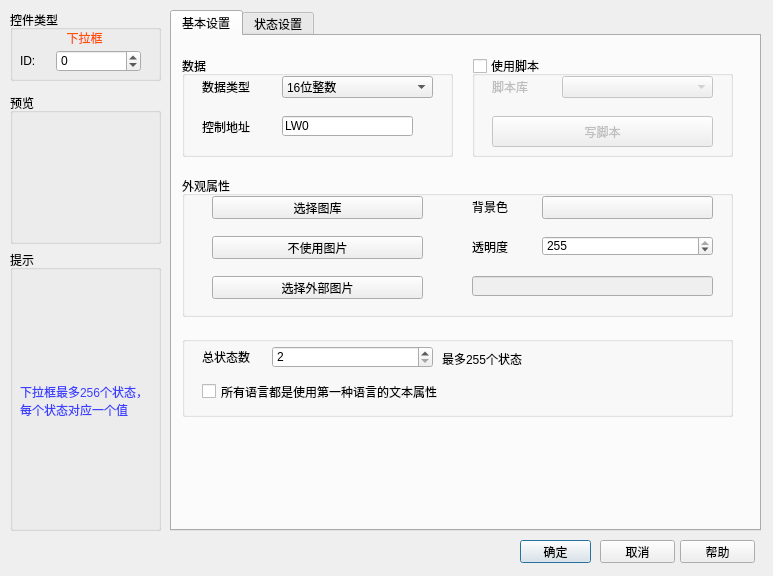
<?xml version="1.0" encoding="UTF-8"?>
<ui version="4.0">
 <class>AkComboBox</class>
 <widget class="QDialog" name="AkComboBox">
  <property name="geometry">
   <rect>
    <x>0</x>
    <y>0</y>
    <width>773</width>
    <height>576</height>
   </rect>
  </property>
  <property name="windowTitle">
   <string>Dialog</string>
  </property>
  <widget class="QPushButton" name="accept">
   <property name="geometry">
    <rect>
     <x>520</x>
     <y>540</y>
     <width>71</width>
     <height>23</height>
    </rect>
   </property>
   <property name="text">
    <string>确定</string>
   </property>
   <property name="checkable">
    <bool>false</bool>
   </property>
   <property name="default">
    <bool>true</bool>
   </property>
  </widget>
  <widget class="QPushButton" name="help">
   <property name="geometry">
    <rect>
     <x>680</x>
     <y>540</y>
     <width>75</width>
     <height>23</height>
    </rect>
   </property>
   <property name="focusPolicy">
    <enum>Qt::NoFocus</enum>
   </property>
   <property name="text">
    <string>帮助</string>
   </property>
  </widget>
  <widget class="QGroupBox" name="groupBox_ctlType">
   <property name="geometry">
    <rect>
     <x>10</x>
     <y>10</y>
     <width>151</width>
     <height>71</height>
    </rect>
   </property>
   <property name="title">
    <string>控件类型</string>
   </property>
   <widget class="QLabel" name="label_ctlType">
    <property name="geometry">
     <rect>
      <x>9</x>
      <y>17</y>
      <width>131</width>
      <height>21</height>
     </rect>
    </property>
    <property name="styleSheet">
     <string notr="true">color: rgb(255, 80, 0);</string>
    </property>
    <property name="text">
     <string>下拉框</string>
    </property>
    <property name="alignment">
     <set>Qt::AlignCenter</set>
    </property>
   </widget>
   <widget class="QWidget" name="layoutWidget">
    <property name="geometry">
     <rect>
      <x>10</x>
      <y>40</y>
      <width>121</width>
      <height>22</height>
     </rect>
    </property>
    <layout class="QHBoxLayout" name="horizontalLayout">
     <item>
      <widget class="QLabel" name="label_9">
       <property name="maximumSize">
        <size>
         <width>30</width>
         <height>16777215</height>
        </size>
       </property>
       <property name="text">
        <string>ID:</string>
       </property>
      </widget>
     </item>
     <item>
      <widget class="QSpinBox" name="spinBox_3">
       <property name="minimum">
        <number>-1</number>
       </property>
       <property name="maximum">
        <number>100000</number>
       </property>
      </widget>
     </item>
    </layout>
   </widget>
  </widget>
  <widget class="QGroupBox" name="groupBox_prompt">
   <property name="geometry">
    <rect>
     <x>10</x>
     <y>250</y>
     <width>151</width>
     <height>281</height>
    </rect>
   </property>
   <property name="title">
    <string>提示</string>
   </property>
   <widget class="QLabel" name="label">
    <property name="geometry">
     <rect>
      <x>10</x>
      <y>40</y>
      <width>131</width>
      <height>221</height>
     </rect>
    </property>
    <property name="styleSheet">
     <string notr="true">color: rgb(60, 63, 255);</string>
    </property>
    <property name="text">
     <string>下拉框最多256个状态，每个状态对应一个值</string>
    </property>
    <property name="wordWrap">
     <bool>true</bool>
    </property>
   </widget>
  </widget>
  <widget class="QGroupBox" name="groupBox_preview">
   <property name="geometry">
    <rect>
     <x>10</x>
     <y>93</y>
     <width>151</width>
     <height>151</height>
    </rect>
   </property>
   <property name="title">
    <string>预览</string>
   </property>
   <widget class="QGraphicsView" name="graphicsView">
    <property name="geometry">
     <rect>
      <x>10</x>
      <y>20</y>
      <width>131</width>
      <height>121</height>
     </rect>
    </property>
    <property name="styleSheet">
     <string notr="true">background-color: rgba(255, 255, 255, 0);</string>
    </property>
   </widget>
  </widget>
  <widget class="QTabWidget" name="tabWidget">
   <property name="geometry">
    <rect>
     <x>170</x>
     <y>10</y>
     <width>591</width>
     <height>521</height>
    </rect>
   </property>
   <property name="toolTip">
    <string/>
   </property>
   <property name="whatsThis">
    <string/>
   </property>
   <property name="currentIndex">
    <number>0</number>
   </property>
   <widget class="QWidget" name="tab">
    <attribute name="title">
     <string>基本设置</string>
    </attribute>
    <widget class="QGroupBox" name="groupBox">
     <property name="geometry">
      <rect>
       <x>10</x>
       <y>140</y>
       <width>551</width>
       <height>141</height>
      </rect>
     </property>
     <property name="title">
      <string>外观属性</string>
     </property>
     <widget class="QPushButton" name="btn_lib">
      <property name="geometry">
       <rect>
        <x>30</x>
        <y>20</y>
        <width>211</width>
        <height>23</height>
       </rect>
      </property>
      <property name="text">
       <string>选择图库</string>
      </property>
     </widget>
     <widget class="QLabel" name="label_Trans">
      <property name="geometry">
       <rect>
        <x>290</x>
        <y>60</y>
        <width>61</width>
        <height>21</height>
       </rect>
      </property>
      <property name="text">
       <string>透明度</string>
      </property>
     </widget>
     <widget class="QPushButton" name="btn_picture">
      <property name="geometry">
       <rect>
        <x>30</x>
        <y>100</y>
        <width>211</width>
        <height>23</height>
       </rect>
      </property>
      <property name="text">
       <string>选择外部图片</string>
      </property>
     </widget>
     <widget class="QLineEdit" name="edit_path">
      <property name="enabled">
       <bool>false</bool>
      </property>
      <property name="geometry">
       <rect>
        <x>290</x>
        <y>100</y>
        <width>241</width>
        <height>20</height>
       </rect>
      </property>
     </widget>
     <widget class="QLabel" name="label_color">
      <property name="geometry">
       <rect>
        <x>290</x>
        <y>21</y>
        <width>61</width>
        <height>20</height>
       </rect>
      </property>
      <property name="text">
       <string>背景色</string>
      </property>
     </widget>
     <widget class="QSpinBox" name="spin_Trans">
      <property name="geometry">
       <rect>
        <x>360</x>
        <y>60</y>
        <width>171</width>
        <height>20</height>
       </rect>
      </property>
      <property name="minimum">
       <number>0</number>
      </property>
      <property name="maximum">
       <number>255</number>
      </property>
      <property name="value">
       <number>255</number>
      </property>
     </widget>
     <widget class="QPushButton" name="btn_no">
      <property name="geometry">
       <rect>
        <x>30</x>
        <y>60</y>
        <width>211</width>
        <height>23</height>
       </rect>
      </property>
      <property name="text">
       <string>不使用图片</string>
      </property>
     </widget>
     <widget class="QPushButton" name="btn_backcolor">
      <property name="geometry">
       <rect>
        <x>360</x>
        <y>20</y>
        <width>171</width>
        <height>23</height>
       </rect>
      </property>
      <property name="text">
       <string/>
      </property>
     </widget>
    </widget>
    <widget class="QGroupBox" name="groupBox_2">
     <property name="geometry">
      <rect>
       <x>10</x>
       <y>20</y>
       <width>271</width>
       <height>101</height>
      </rect>
     </property>
     <property name="title">
      <string>数据</string>
     </property>
     <widget class="QPushButton" name="pushButton_timeAddr">
      <property name="geometry">
       <rect>
        <x>230</x>
        <y>60</y>
        <width>21</width>
        <height>21</height>
       </rect>
      </property>
      <property name="text">
       <string/>
      </property>
      <property name="icon">
       <iconset resource="../../resourse.qrc">
        <normaloff>:/addressintput/images/address.bmp</normaloff>:/addressintput/images/address.bmp</iconset>
      </property>
      <property name="flat">
       <bool>true</bool>
      </property>
     </widget>
     <widget class="QLabel" name="label_3">
      <property name="geometry">
       <rect>
        <x>20</x>
        <y>20</y>
        <width>71</width>
        <height>21</height>
       </rect>
      </property>
      <property name="text">
       <string>数据类型</string>
      </property>
     </widget>
     <widget class="QLineEdit" name="lineEdit_timeAddr">
      <property name="geometry">
       <rect>
        <x>100</x>
        <y>60</y>
        <width>131</width>
        <height>20</height>
       </rect>
      </property>
      <property name="text">
       <string>LW0</string>
      </property>
     </widget>
     <widget class="QLabel" name="label_4">
      <property name="geometry">
       <rect>
        <x>20</x>
        <y>60</y>
        <width>71</width>
        <height>21</height>
       </rect>
      </property>
      <property name="text">
       <string>控制地址</string>
      </property>
     </widget>
     <widget class="QComboBox" name="m_DataTypefontCmbBox">
      <property name="geometry">
       <rect>
        <x>100</x>
        <y>20</y>
        <width>151</width>
        <height>22</height>
       </rect>
      </property>
      <property name="currentIndex">
       <number>0</number>
      </property>
      <item>
       <property name="text">
        <string>16位整数</string>
       </property>
      </item>
      <item>
       <property name="text">
        <string>32位整数</string>
       </property>
      </item>
      <item>
       <property name="text">
        <string>16位正整数</string>
       </property>
      </item>
      <item>
       <property name="text">
        <string>32位正整数</string>
       </property>
      </item>
      <item>
       <property name="text">
        <string>16位BCD码</string>
       </property>
      </item>
      <item>
       <property name="text">
        <string>32位BCD码</string>
       </property>
      </item>
      <item>
       <property name="text">
        <string>32位浮点数</string>
       </property>
      </item>
     </widget>
    </widget>
    <widget class="QGroupBox" name="groupBox_5">
     <property name="geometry">
      <rect>
       <x>300</x>
       <y>20</y>
       <width>261</width>
       <height>101</height>
      </rect>
     </property>
     <property name="title">
      <string>使用脚本</string>
     </property>
     <property name="checkable">
      <bool>true</bool>
     </property>
     <property name="checked">
      <bool>false</bool>
     </property>
     <widget class="QLabel" name="label_14">
      <property name="geometry">
       <rect>
        <x>20</x>
        <y>20</y>
        <width>71</width>
        <height>21</height>
       </rect>
      </property>
      <property name="text">
       <string>脚本库</string>
      </property>
      <property name="alignment">
       <set>Qt::AlignLeading|Qt::AlignLeft|Qt::AlignVCenter</set>
      </property>
     </widget>
     <widget class="QComboBox" name="comboBox_script_2">
      <property name="geometry">
       <rect>
        <x>90</x>
        <y>20</y>
        <width>151</width>
        <height>22</height>
       </rect>
      </property>
     </widget>
     <widget class="QPushButton" name="btn_new_2">
      <property name="geometry">
       <rect>
        <x>20</x>
        <y>60</y>
        <width>221</width>
        <height>31</height>
       </rect>
      </property>
      <property name="text">
       <string>写脚本</string>
      </property>
     </widget>
    </widget>
    <widget class="QGroupBox" name="groupBox_4">
     <property name="geometry">
      <rect>
       <x>10</x>
       <y>300</y>
       <width>551</width>
       <height>81</height>
      </rect>
     </property>
     <property name="title">
      <string/>
     </property>
     <widget class="QLabel" name="label_5">
      <property name="geometry">
       <rect>
        <x>260</x>
        <y>12</y>
        <width>101</width>
        <height>21</height>
       </rect>
      </property>
      <property name="text">
       <string>最多255个状态</string>
      </property>
     </widget>
     <widget class="QSpinBox" name="spinBox">
      <property name="geometry">
       <rect>
        <x>90</x>
        <y>10</y>
        <width>161</width>
        <height>22</height>
       </rect>
      </property>
      <property name="minimum">
       <number>2</number>
      </property>
      <property name="maximum">
       <number>256</number>
      </property>
     </widget>
     <widget class="QLabel" name="label_2">
      <property name="geometry">
       <rect>
        <x>20</x>
        <y>10</y>
        <width>61</width>
        <height>21</height>
       </rect>
      </property>
      <property name="text">
       <string>总状态数</string>
      </property>
     </widget>
     <widget class="QCheckBox" name="checkBox_lanFirst">
      <property name="geometry">
       <rect>
        <x>20</x>
        <y>40</y>
        <width>241</width>
        <height>31</height>
       </rect>
      </property>
      <property name="text">
       <string>所有语言都是使用第一种语言的文本属性</string>
      </property>
     </widget>
    </widget>
   </widget>
   <widget class="QWidget" name="tab_2">
    <attribute name="title">
     <string>状态设置</string>
    </attribute>
    <widget class="QTableWidget" name="tableWidget">
     <property name="geometry">
      <rect>
       <x>10</x>
       <y>130</y>
       <width>561</width>
       <height>361</height>
      </rect>
     </property>
     <column>
      <property name="text">
       <string>值</string>
      </property>
     </column>
     <column>
      <property name="text">
       <string>文本</string>
      </property>
     </column>
    </widget>
    <widget class="QGroupBox" name="groupBox_3">
     <property name="geometry">
      <rect>
       <x>10</x>
       <y>10</y>
       <width>561</width>
       <height>111</height>
      </rect>
     </property>
     <property name="title">
      <string>文本设置</string>
     </property>
     <widget class="QComboBox" name="combo_Alignment">
      <property name="geometry">
       <rect>
        <x>360</x>
        <y>80</y>
        <width>171</width>
        <height>20</height>
       </rect>
      </property>
      <item>
       <property name="text">
        <string>居中</string>
       </property>
      </item>
      <item>
       <property name="text">
        <string>左对齐</string>
       </property>
      </item>
      <item>
       <property name="text">
        <string>右对齐</string>
       </property>
      </item>
     </widget>
     <widget class="QLabel" name="label_type_5">
      <property name="geometry">
       <rect>
        <x>300</x>
        <y>83</y>
        <width>51</width>
        <height>16</height>
       </rect>
      </property>
      <property name="text">
       <string>对齐</string>
      </property>
     </widget>
     <widget class="QLabel" name="label_7">
      <property name="geometry">
       <rect>
        <x>300</x>
        <y>20</y>
        <width>51</width>
        <height>21</height>
       </rect>
      </property>
      <property name="text">
       <string>字体</string>
      </property>
     </widget>
     <widget class="QComboBox" name="comboBox_fontType">
      <property name="geometry">
       <rect>
        <x>360</x>
        <y>20</y>
        <width>171</width>
        <height>22</height>
       </rect>
      </property>
     </widget>
     <widget class="QSpinBox" name="spinBox_2">
      <property name="geometry">
       <rect>
        <x>360</x>
        <y>50</y>
        <width>171</width>
        <height>22</height>
       </rect>
      </property>
      <property name="minimum">
       <number>8</number>
      </property>
      <property name="maximum">
       <number>40</number>
      </property>
     </widget>
     <widget class="QLabel" name="label_6">
      <property name="geometry">
       <rect>
        <x>300</x>
        <y>50</y>
        <width>51</width>
        <height>20</height>
       </rect>
      </property>
      <property name="layoutDirection">
       <enum>Qt::LeftToRight</enum>
      </property>
      <property name="text">
       <string>大小</string>
      </property>
      <property name="alignment">
       <set>Qt::AlignLeading|Qt::AlignLeft|Qt::AlignVCenter</set>
      </property>
     </widget>
     <widget class="QComboBox" name="combo_Language">
      <property name="geometry">
       <rect>
        <x>100</x>
        <y>20</y>
        <width>151</width>
        <height>20</height>
       </rect>
      </property>
     </widget>
     <widget class="QLabel" name="label_type_2">
      <property name="geometry">
       <rect>
        <x>30</x>
        <y>22</y>
        <width>51</width>
        <height>16</height>
       </rect>
      </property>
      <property name="text">
       <string>语言</string>
      </property>
     </widget>
     <widget class="QCheckBox" name="checkBox_3">
      <property name="geometry">
       <rect>
        <x>190</x>
        <y>80</y>
        <width>71</width>
        <height>21</height>
       </rect>
      </property>
      <property name="text">
       <string>下划线</string>
      </property>
     </widget>
     <widget class="QCheckBox" name="checkBox">
      <property name="geometry">
       <rect>
        <x>30</x>
        <y>80</y>
        <width>61</width>
        <height>21</height>
       </rect>
      </property>
      <property name="text">
       <string>粗体</string>
      </property>
     </widget>
     <widget class="QCheckBox" name="checkBox_2">
      <property name="geometry">
       <rect>
        <x>110</x>
        <y>80</y>
        <width>61</width>
        <height>21</height>
       </rect>
      </property>
      <property name="text">
       <string>斜体</string>
      </property>
     </widget>
     <widget class="QLabel" name="label_8">
      <property name="geometry">
       <rect>
        <x>30</x>
        <y>50</y>
        <width>51</width>
        <height>20</height>
       </rect>
      </property>
      <property name="layoutDirection">
       <enum>Qt::LeftToRight</enum>
      </property>
      <property name="text">
       <string>文本色</string>
      </property>
      <property name="alignment">
       <set>Qt::AlignLeading|Qt::AlignLeft|Qt::AlignVCenter</set>
      </property>
     </widget>
     <widget class="QPushButton" name="btn_backcolor_2">
      <property name="geometry">
       <rect>
        <x>100</x>
        <y>50</y>
        <width>151</width>
        <height>23</height>
       </rect>
      </property>
      <property name="text">
       <string/>
      </property>
     </widget>
    </widget>
   </widget>
  </widget>
  <widget class="QPushButton" name="cancel">
   <property name="geometry">
    <rect>
     <x>600</x>
     <y>540</y>
     <width>75</width>
     <height>23</height>
    </rect>
   </property>
   <property name="focusPolicy">
    <enum>Qt::NoFocus</enum>
   </property>
   <property name="text">
    <string>取消</string>
   </property>
  </widget>
 </widget>
 <resources>
  <include location="../../resourse.qrc"/>
 </resources>
 <connections/>
</ui>
